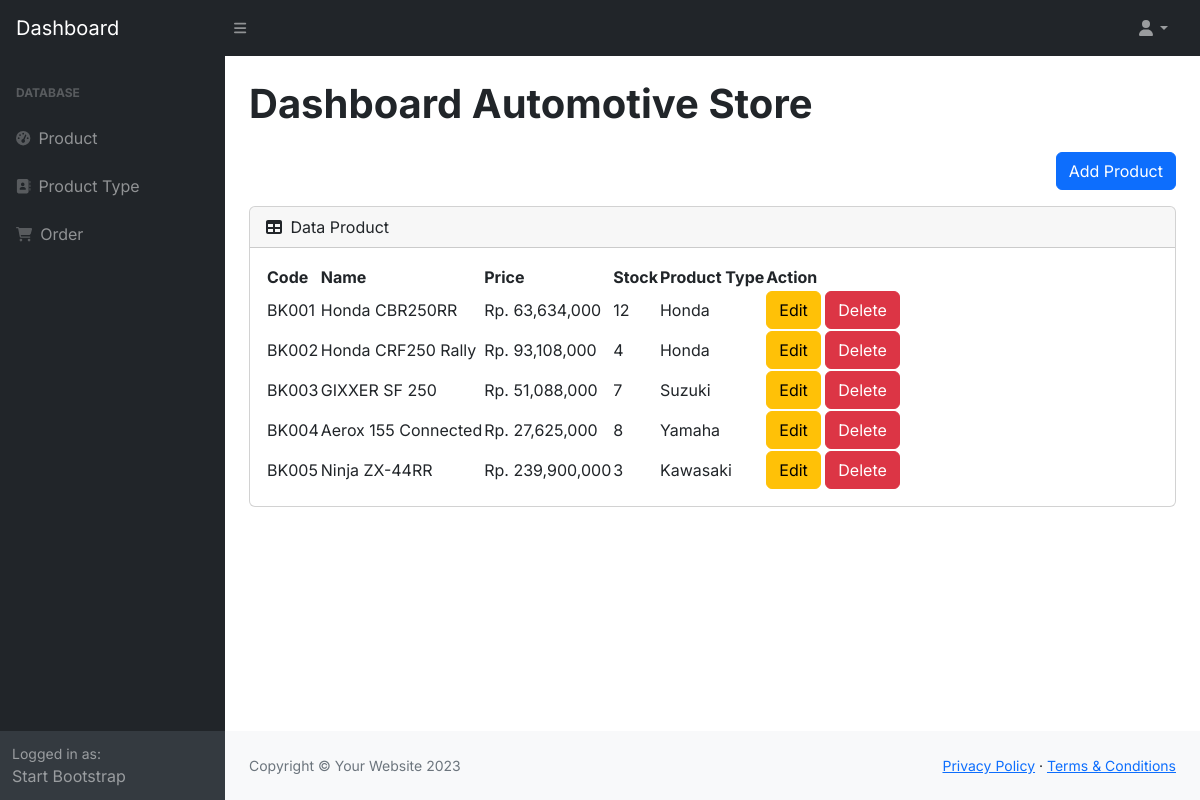
The app's page /dashboard/pages/product/product.php with its own data.
### tables this page shows
CREATE TABLE `produk` (
  `id` int(11) NOT NULL,
  `kode` varchar(45) DEFAULT NULL,
  `nama` varchar(45) NOT NULL,
  `harga` double NOT NULL,
  `stok` int(11) NOT NULL,
  `jenis_produk_id` int(11) NOT NULL
);

CREATE TABLE `jenis_produk` (
  `id` int(11) NOT NULL,
  `nama` varchar(45) NOT NULL
);

### db.php (called while the page is built)
<?php
$conn = mysqli_connect("localhost", "root", "", "dbmotor");
function query($query)
{
    global $conn;
    $result = mysqli_query($conn, $query);
    $rows = [];
    while ($row = mysqli_fetch_assoc($result)) {
        $rows[] = $row;
    }
    return $rows;
};

### dashboard/pages/product/product.php (the view)
<?php
require_once "../../layout/header.php";
$product = query("SELECT a.*,b.nama as jenis_produk_name FROM produk a INNER JOIN jenis_produk b ON a.jenis_produk_id=b.id");
?>
<div class="d-flex justify-content-end mb-3">
    <a href="add-product.php" class="btn btn-primary">Add Product</a>
</div>
<div class="card mb-4">
    <div class="card-header">
        <i class="fas fa-table me-1"></i>
        Data Product
    </div>
    <div class="card-body">
        <table id="datatablesSimple">
            <thead>
                <tr>
                    <th>Code</th>
                    <th>Name</th>
                    <th>Price</th>
                    <th>Stock</th>
                    <th>Product Type</th>
                    <th>Action</th>
                </tr>
            </thead>
            <tbody>
                <?php foreach ($product as $p) : ?>
                    <tr>
                        <td><?= $p["kode"]; ?></td>
                        <td><?= $p["nama"]; ?></td>
                        <td>Rp. <?= number_format($p["harga"]); ?></td>
                        <td><?= $p["stok"]; ?></td>
                        <td><?= $p["jenis_produk_name"]; ?></td>
                        <td>
                            <a href="edit-product.php?id=<?= $p['id']; ?>" class="btn btn-warning">Edit</a>
                            <a href="delete-product.php?id=<?= $p['id']; ?>" class="btn btn-danger" onclick="return confirm('Yakin?')">Delete</a>
                        </td>
                    </tr>
                <?php endforeach; ?>
            </tbody>
        </table>
    </div>
</div>
</div>
</main>
<?php require_once "../../layout/footer.php" ?>

### dashboard/layout/header.php (shortened to what this page needs)
<!DOCTYPE html>
<html lang="en">
<head>
    <link href="https://cdn.jsdelivr.net/npm/simple-datatables@7.1.2/dist/style.min.css" rel="stylesheet" />
    <link href="../../css/styles.css" rel="stylesheet" />
</head>
<?php
require "../../../db.php"
?>
<body class="sb-nav-fixed">
    <nav class="sb-topnav navbar navbar-expand navbar-dark bg-dark">
        <a class="navbar-brand ps-3" href="index.html">Dashboard</a>
        <button class="btn btn-link btn-sm order-1 order-lg-0 me-4 me-lg-0" id="sidebarToggle" href="#!"><i class="fas fa-bars"></i></button>
        <ul class="navbar-nav ms-auto ms-md-0 me-3 me-lg-4">
            <li class="nav-item dropdown">
                <a class="nav-link dropdown-toggle" id="navbarDropdown" href="#" role="button" data-bs-toggle="dropdown" aria-expanded="false"><i class="fas fa-user fa-fw"></i></a>
            </li>
        </ul>
    </nav>
    <div id="layoutSidenav">
        <div id="layoutSidenav_nav">
            <nav class="sb-sidenav accordion sb-sidenav-dark" id="sidenavAccordion">
                <div class="sb-sidenav-menu">
                    <div class="nav">
                        <div class="sb-sidenav-menu-heading">Database</div>
                        <a class="nav-link" href="../product/product.php">
                            <div class="sb-nav-link-icon"><i class="fas fa-tachometer-alt"></i></div>
                            Product
                        </a>
                        <a class="nav-link" href="../jenis-produk/jenis-produk.php">
                            <div class="sb-nav-link-icon"><i class="fas fa-address-book"></i></div>
                            Product Type
                        </a>
                        <a class="nav-link" href="../order/order.php">
                            <div class="sb-nav-link-icon"><i class="fas fa-cart-shopping"></i></div>
                            Order
                        </a>
                    </div>
                </div>
                <div class="sb-sidenav-footer">
                    <div class="small">Logged in as:</div>
                    Start Bootstrap
                </div>
            </nav>
        </div>
        <div id="layoutSidenav_content">
            <main>
                <div class="container-fluid px-4">
                    <h1 class="my-4 fw-bolder">Dashboard Automotive Store</h1>

### dashboard/layout/footer.php (shortened to what this page needs)
<footer class="py-4 bg-light mt-auto">
    <div class="container-fluid px-4">
        <div class="d-flex align-items-center justify-content-between small">
            <div class="text-muted">Copyright &copy; Your Website 2023</div>
            <div>
                <a href="#">Privacy Policy</a>
                &middot;
                <a href="#">Terms &amp; Conditions</a>
            </div>
        </div>
    </div>
</footer>
</div>
</div>
</body>
</html>

### records on screen
produk: kode "BK001", nama "Honda CBR250RR", harga "63,634,000", stok "12", jenis_produk.nama "Honda"
produk: kode "BK002", nama "Honda CRF250 Rally", harga "93,108,000", stok "4", jenis_produk.nama "Honda"
produk: kode "BK003", nama "GIXXER SF 250", harga "51,088,000", stok "7", jenis_produk.nama "Suzuki"
produk: kode "BK004", nama "Aerox 155 Connected", harga "27,625,000", stok "8", jenis_produk.nama "Yamaha"
produk: kode "BK005", nama "Ninja ZX-44RR", harga "239,900,000", stok "3", jenis_produk.nama "Kawasaki"
